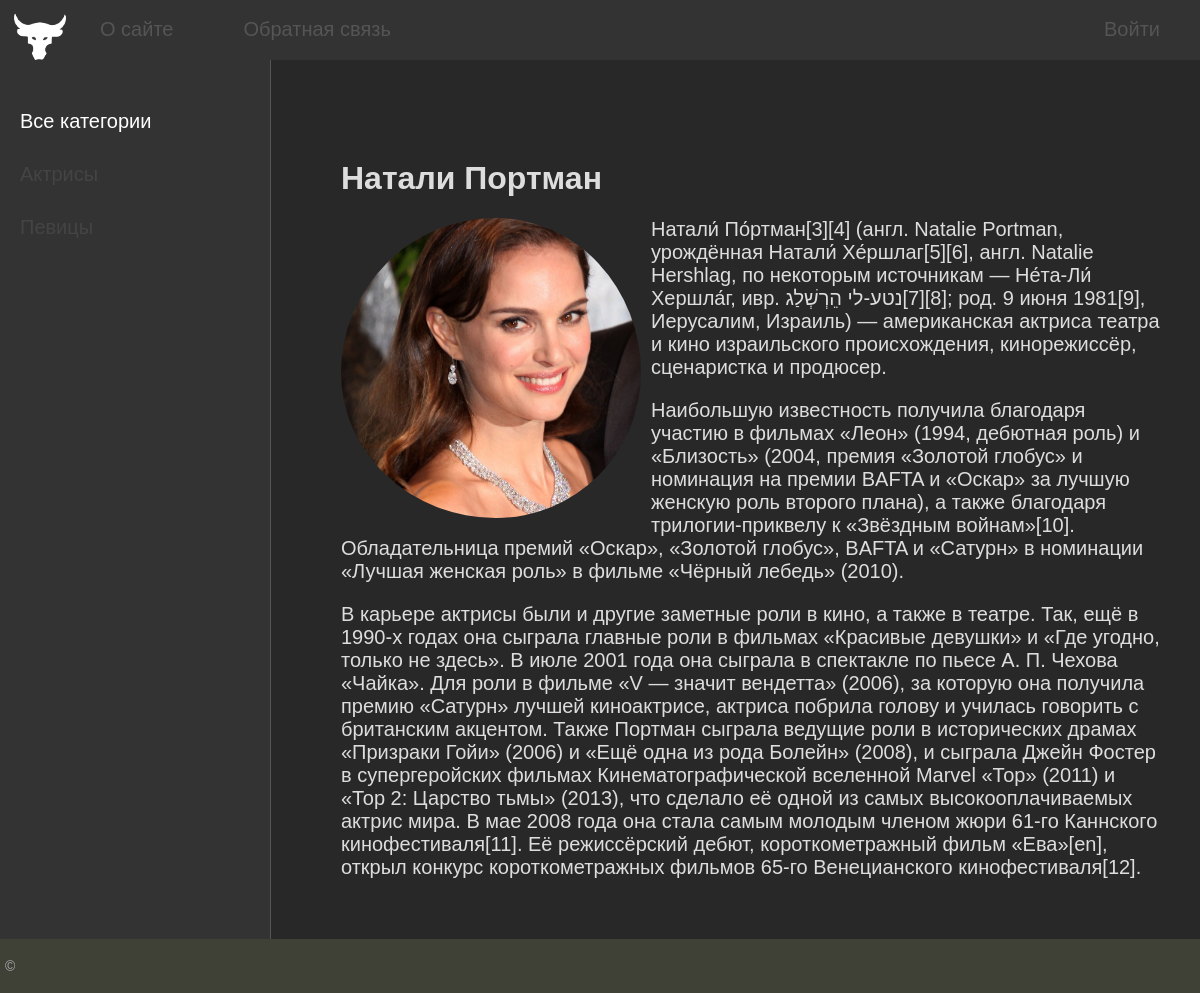
Page /post/natali-portman on the committed database.
### women/models.py (models this page shows, shortened)
class Women(models.Model):
    title = models.CharField(max_length=256, verbose_name='Заголовок')
    slug = models.SlugField(max_length=255, unique=True,db_index=True,verbose_name='URL')
    content = models.TextField(blank=True, verbose_name='Текст статьи')
    photo = models.ImageField(upload_to="photos/%Y/%m/%d/", verbose_name='Фото')
    time_create = models.DateTimeField(auto_now_add=True, verbose_name='Дата создания')
    time_update = models.DateTimeField(auto_now= True, verbose_name='Дата изменения')
    is_published = models.BooleanField(default= True, verbose_name='Публикация')
    cat = models.ForeignKey('Category', on_delete=models.PROTECT, null=True, verbose_name='Категория')
    def __str__(self):
        return self.title
    class Meta:
        verbose_name='Известные женщины'
        verbose_name_plural= 'Известные женщины'
        ordering = ['time_create', 'title']

### women/views.py (the view)
# urls.py: path('post/<slug:post_slug>', ShowPost.as_view(),name='post'),
class ShowPost(DataMixin,DetailView):
    model = Women
    template_name = 'women/post.html'
    slug_url_kwarg = 'post_slug'
    context_object_name = 'post'
    def get_context_data(self,*, object_list=None, **kwargs) :
        context = super().get_context_data(**kwargs)
        c_def = self.get_user_context(title=context['post'])
        return dict(list(context.items())+list(c_def.items()))

### women/models.py (called while the page is built)
    def get_absolute_url(self):
        return reverse('category', kwargs={'cat_slug':self.slug})

### women/utils.py (called while the page is built)
    def get_user_context(self, **kwargs):
        context = kwargs
        cats = Category.objects.annotate(Count('women'))
        user_menu = menu.copy()
        if not self.request.user.is_authenticated:
            user_menu.pop(1)
        context['menu'] = user_menu
        context['cats'] = cats
        if 'cat_selected' not in context:
            context['cat_selected'] = 0
        return context

### women/templates/women/post.html
{% extends 'women/base.html' %}
{% block content %}
<h1>{{ post.title }}</h1>
{% if post.photo %}
<p><img class="img-article-left" src="{{post.photo.url}}" ></p>
{% endif %}
{{post.content | linebreaks}}
{% endblock %}

### women/templates/women/base.html (shortened to what this page needs)
{% load static %}
{% load women_tags %}
<!DOCTYPE html>
<html>
<head>
	<link type="text/css" href="{% static 'women/css/styles.css' %}" rel="stylesheet" />
</head>
<body>
<table class="table-page" border=0 cellpadding="0" cellspacing="0">
<tr><td valign=top>
{% block mainmenu %}
		<div class="header">
			<ul id="mainmenu" class="mainmenu">
			<li class="logo"><a href="{% url 'home' %}"><div class="logo"></div></a></li>
{% for m in menu %}
	{% if not forloop.last %}
			<li><a href="{% url m.url_name %}">{{m.title}}</a></li>
	{% else %}
			<li class="last"><a href="#">{{m.title}}</a></li>
	{% endif %}
{% endfor %}
			</ul>
		</div>
{% endblock mainmenu %}
<table class="table-content" border=0 cellpadding="0" cellspacing="0">
<tr>
	<td valign="top" class="left-chapters">
	<ul id="leftchapters">
		{% if cat_selected == 0 %}
			<li class="selected">Все категории</li>
		{% else %}
		<li><a href="{% url 'home' %}">Все категории</a></li>
		{% endif %}
		{% for c in cats %}
		{% if c.women__count > 0 %}
			{% if c.pk == cat_selected %}
				<li class="selected">{{ c.name }}</li>
			{% else %}
				<li><a href="{{ c.get_absolute_url }}">{{c.name}}</a></li>
			{% endif %}
		{% endif %}
		{% endfor %}
	</ul>
</td>
<td valign="top" class="content">
	<div class="content-text">
{% block content %}
{% endblock %}
	</div>
</td></tr></table>
</td></tr>
<tr><td valign=top>
	<div id="footer">
		<p>&copy; </p>
	</div>
</td></tr></table>
</body>
</html>

### women/static/women/css/styles.css (style rules this page uses)
html, body { font-family: 'Arial', sans-serif; margin: 0; padding: 0; height: 100%; width: 100%; color: #fff; background-color: #282828; }
a { color: #ccc; text-decoration: none; }
img { max-width: 600px; height: auto; border-radius: 50%; }
img.img-article-left { width: 300px; height: 300px; object-fit: cover; object-position: center; float: left; padding: 0 10px 10px 0; border-radius: 50%; }
.table-page { width: 100%; height: 100%; vertical-align: top; }
.table-page tr { height: 100%; }
.header { background: #333; height: 60px; }
.logo { background: url('../images/logo1.png') no-repeat 5px 10px; width: 70px; height: 60px; border-radius: 50%; background-size: 100% 100%; }
ul.mainmenu { list-style: none; margin: 0; padding: 0; height: 60px; color: #d22300; font-size: 20px; overflow: hidden; }
ul.mainmenu li { float: left; margin: 18px 40px 0 30px; }
ul.mainmenu li.logo { margin: 0; }
ul.mainmenu li.last { float: right; }
ul.mainmenu li a { color: #555; text-decoration: none; }
.table-content { width: 100%; min-height: 100%; height: 100%; }
.left-chapters { margin: 0; background: #333; border-right: 1px solid #555; min-height: 100%; }
.left-chapters ul { width: 230px; min-height: 100%; margin: 0; padding: 20px; list-style: none; font-size: 20px; }
.left-chapters ul li { margin: 30px 0; color: #999; }
.left-chapters ul li.selected { color: #ffffff; }
.left-chapters ul li a { color: #444; text-decoration: none; }
.content { padding: 40px; width: 100%; box-sizing: border-box; }
.content-text { margin: 60px 0 0 30px; color: #ddd; font-size: 20px; font-family: "Yandex Sans Display Light", sans-serif; }
.content-text h1 { font-size: 32px; }
#footer { box-sizing: border-box; background: #3F4137; padding: 5px; color: #aaa; font-size: 14px; font-family: Verdana, Geneva, Arial, Helvetica; text-align: left; overflow: hidden; }

### rows in the picture
Women: title "Натали Портман", photo (picture), content "Натали́ По́ртман[3][4] (англ. Natalie Portman, урождённая Натали́ Хе́ршлаг[5][6], англ. Natalie Hershlag, по некоторым источникам — Не́та-Ли́ Хершла́г, ивр. ‏נטע-לי הֵרְשְׁלַג‏‎[7][8]; род. 9 июня 1981[9], Иерусалим, Израиль) — американская актриса театра и кино израильского происхождения, кинорежиссёр, сценаристка и продюсер. Наибольшую известность получила благодаря участию в фильмах «Леон» (1994, дебютная роль) и «Близость» (2004, премия «Золотой глобус» и номинация на премии BAFTA и «Оскар» за лучшую женскую роль второго плана), а также благодаря трилогии-приквелу к «Звёздным войнам»[10]. Обладательница премий «Оскар», «Золотой глобус», BAFTA и «Сатурн» в номинации «Лучшая женская роль»…"

### other values in the picture
{{ m.title }} "О сайте" "Обратная связь"
{{ m.title }} "Войти"
